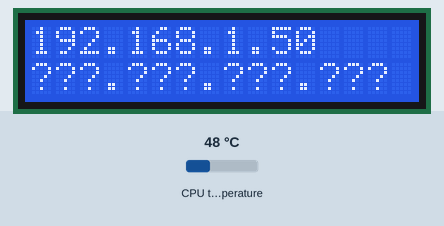
Simulated run of this program. Board: Raspberry Pi (BCM pin numbers). Shown: 16×2 character LCD. The test bench sets the inputs (shaded band); at power-on: CPU temperature 48 °C. The clock reads 2024-03-15 10:24:30 at power-on unless the program sets it; system figures (address, load, memory, disk, uptime) are fixed made-up values; what the program prints to the terminal is not drawn.

Above: at 5.5 s.
At 70.6 s:
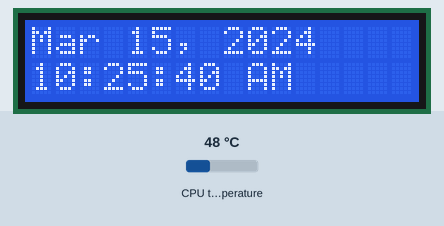
70.7 s: CPU temperature set to 31 °C
At 76.8 s:
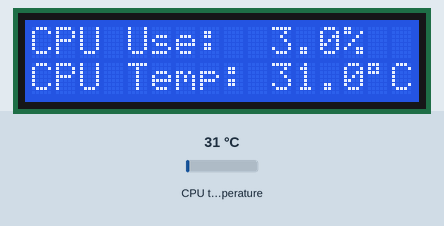
At 80.7 s:
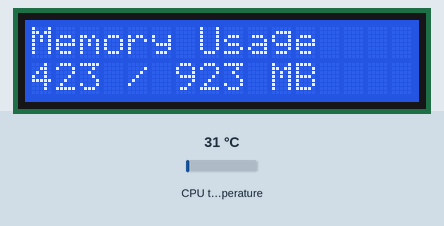
Timing chart, 0 to 82.2 s (numbered marks = the images above; inputs shaded):
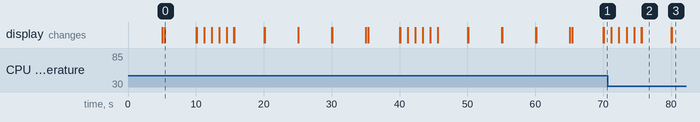

The program:

Raspberry_Pi_1602_LCD_Stats.py
```python
#!/usr/bin/python3

print("\nStarting 16x2 stats script...\n")

"""
16x2 I2C LCD Stats Script
Written by LazySmurf Development
Based on: https://github.com/mheidenreich/LCDDemo/blob/main/lcd-hello.py

Dependencies:
pip install rpi_lcd
pip install psutil
pip install gpiozero

Display synchronization:
Each page is assigned to an absolute 5-second time slot.
This means multiple Pis will display the same page at the same
time, regardless of when their individual scripts were started.
"""

# Import necessary libraries
from signal import signal, SIGTERM, SIGHUP
from rpi_lcd import LCD
from gpiozero import CPUTemperature
import socket
import os
import re
import time
import psutil
from datetime import datetime

# Create instance of the LCD to manipulate
lcd = LCD()

# Update the display to know it's working before the rest of the script runs
# Mostly useful on very slow computers
lcd.text("     Welcome to", 1)
lcd.text("      Lightning", 2)

# ------------------------------------------------------------
# SYSTEM INFORMATION
# ------------------------------------------------------------
# Get INTERNAL IP
def getIntIP():
    s = socket.socket(socket.AF_INET, socket.SOCK_DGRAM)

    try:
        s.connect(("8.8.8.8", 80))
        local = s.getsockname()[0]
    finally:
        s.close()

    return local

# Get EXTERNAL IP
def getExtIP():
    rawip = os.popen("curl -s icanhazip.com").read()
    matchip = re.search(
        "^[0-9]{1,3}\\.[0-9]{1,3}\\.[0-9]{1,3}\\.[0-9]{1,3}$",
        rawip.strip()
    )

    if matchip:
        return matchip.group(0)

    return "???.???.???.???"

# Get CPU Info
def getCPU():
    cpu = str(psutil.cpu_percent()) + '%'
    return cpu

# Get CPU Temperature
def getTemp():
    temp = str(round(float(CPUTemperature().temperature), 1))
    return temp

# Get RAM Info
def getRAM():
    memory = psutil.virtual_memory()
    # bytes -> kilobytes -> megabytes
    usedmem = int(round((memory.total - memory.free) / 1024.0 / 1024.0, 1))
    totalmem = int(round(memory.total / 1024.0 / 1024.0, 1))
    memstring = str(usedmem) + " / " + str(totalmem) + " MB"
    return memstring

# Get Disk Info
def getDisk():
    disk = psutil.disk_usage('/')
    # bytes -> kilobytes -> megabytes -> gigabytes
    useddisk = round((disk.total - disk.free) / 1024.0 / 1024.0 / 1024.0, 1)
    totaldisk = round(disk.total / 1024.0 / 1024.0 / 1024.0, 1)
    diskstring = str(useddisk) + " / " + str(totaldisk) + " GB"
    return diskstring

# ------------------------------------------------------------
# SIGNAL HANDLING
# ------------------------------------------------------------
# Gracefully exit when systemd stops the service
def safe_exit(signum, frame):
    raise SystemExit

# ------------------------------------------------------------
# DISPLAY SYNCHRONIZATION
# ------------------------------------------------------------
# Number of pages
PAGE_COUNT = 6
# How long each page is displayed, in seconds
PAGE_DURATION = 5

def get_current_page():
    """Calculate which page should currently be displayed."""
    time_slot = int(time.time() // PAGE_DURATION)
    return time_slot % PAGE_COUNT

def get_next_page_time():
    """Return the Unix timestamp at which the next page begins."""
    current_time = time.time()
    next_slot = (int(current_time // PAGE_DURATION) + 1) * PAGE_DURATION
    return next_slot

# ------------------------------------------------------------
# DISPLAY PAGES
# ------------------------------------------------------------
def display_page(page):
    """Display the requested page on the LCD."""

    if page == 0:
        # Hostname
        lcd.text("Hostname:", 1)
        lcd.text(socket.gethostname(), 2)

    elif page == 1:
        # IP Addresses
        lcd.text(getIntIP(), 1)
        lcd.text(getExtIP(), 2)

    elif page == 2:
        # Date and Time
        lcd.text(datetime.now().strftime("%b %d, %Y"), 1)
        lcd.text(datetime.now().strftime("%I:%M:%S %p"), 2)

    elif page == 3:
        # CPU Info
        lcd.text("CPU Use:  " + getCPU(), 1)
        lcd.text("CPU Temp: " + getTemp() + chr(223) + "C", 2)

    elif page == 4:
        # RAM Info
        lcd.text("Memory Usage", 1)
        lcd.text(getRAM(), 2)

    elif page == 5:
        # Disk Info
        lcd.text("Disk Usage", 1)
        lcd.text(getDisk(), 2)

# ------------------------------------------------------------
# DATE/TIME PAGE
# ------------------------------------------------------------
def update_datetime_page():
    """Update the date/time display."""
    lcd.text(datetime.now().strftime("%b %d, %Y"), 1)
    lcd.text(datetime.now().strftime("%I:%M:%S %p"), 2)

# ------------------------------------------------------------
# MAIN PROGRAM LOOP
# ------------------------------------------------------------
try:
    signal(SIGTERM, safe_exit)
    signal(SIGHUP, safe_exit)

    last_page = None

    while True:
        current_page = get_current_page()

        # ----------------------------------------------------
        # DATE/TIME PAGE
        # ----------------------------------------------------
        if current_page == 2:
            print("Displaying page 2 at " + datetime.now().strftime("%H:%M:%S"))

            # Update the date/time once per second while
            # this page is active.
            while get_current_page() == 2:
                update_datetime_page()
                time.sleep(1)

            # Page has changed. Return to the main loop.
            last_page = None
            continue

        # ----------------------------------------------------
        # NORMAL PAGES
        # ----------------------------------------------------
        if current_page != last_page:
            print("Displaying page " + str(current_page) + " at " + datetime.now().strftime("%H:%M:%S"))
            display_page(current_page)
            last_page = current_page

        # Calculate how long until the next 5-second boundary.
        next_page = get_next_page_time()
        sleep_time = next_page - time.time()

        # Protect against extremely small/negative values.
        if sleep_time < 0.05:
            sleep_time = 0.05

        time.sleep(sleep_time)

except KeyboardInterrupt:
    pass

finally:
    lcd.text("Connection to", 1)
    lcd.text("screen lost :(", 2)
    print("\nClosing 16x2 stats script!\n")
```

Measured:
- what the display in image 0 shows lasts 4.6 s, from 5.4 s to 10.0 s
- what the display in image 2 shows lasts 4.3 s, from 75.7 s to 80.0 s
